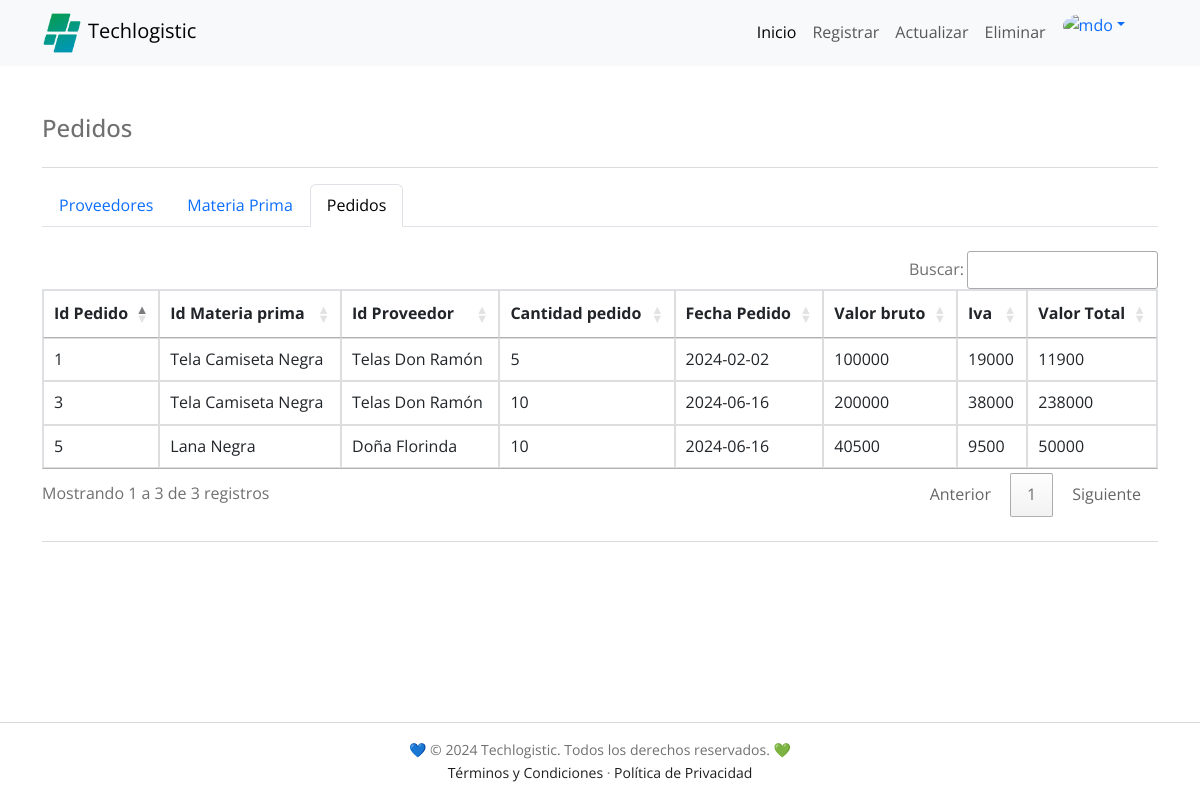
The app's page /dashboard/proveedores/pedidos.php with its own data.
### tables this page shows
CREATE TABLE `pedidos` (
  `id_pedido` int NOT NULL AUTO_INCREMENT,
  `id_materia_prima` int NOT NULL,
  `id_proveedor` int NOT NULL,
  `cantidad_pedido` int NOT NULL,
  `fecha_pedido` date NOT NULL,
  `valor_bruto` float NOT NULL,
  `iva` float NOT NULL,
  `valor_total` float NOT NULL,
  `devolucion` tinyint(1) DEFAULT NULL,
  PRIMARY KEY (`id_pedido`),
  KEY `id_proveedor` (`id_proveedor`),
  KEY `id_materia_prima` (`id_materia_prima`),
  CONSTRAINT `pedido_ibfk_1` FOREIGN KEY (`id_proveedor`) REFERENCES `proveedores` (`id_proveedor`),
  CONSTRAINT `pedido_ibfk_2` FOREIGN KEY (`id_materia_prima`) REFERENCES `materia_prima` (`id_materia_prima`)
);

CREATE TABLE `materia_prima` (
  `id_materia_prima` int NOT NULL AUTO_INCREMENT,
  `id_funcionario` int NOT NULL,
  `color_materia` varchar(20) NOT NULL,
  `precio` float NOT NULL,
  `cantidad_materia` float NOT NULL,
  `descripcion_materia` varchar(40) NOT NULL,
  `categoria_materia_id_categoria` int NOT NULL,
  PRIMARY KEY (`id_materia_prima`),
  KEY `id_funcionario` (`id_funcionario`),
  KEY `fk_materia_prima_categoria_materia1_idx` (`categoria_materia_id_categoria`),
  CONSTRAINT `fk_materia_prima_categoria_materia1` FOREIGN KEY (`categoria_materia_id_categoria`) REFERENCES `categoria_materia` (`id_categoria`),
  CONSTRAINT `materia_prima_ibfk_1` FOREIGN KEY (`id_funcionario`) REFERENCES `funcionario` (`id_funcionario`)
);

CREATE TABLE `proveedores` (
  `id_proveedor` int NOT NULL AUTO_INCREMENT,
  `id_persona` int NOT NULL,
  `nit` varchar(20) NOT NULL,
  `razon_social` varchar(60) NOT NULL,
  PRIMARY KEY (`id_proveedor`),
  KEY `id_persona` (`id_persona`),
  CONSTRAINT `proveedor_ibfk_1` FOREIGN KEY (`id_persona`) REFERENCES `personas` (`id_persona`)
);

### dashboard/proveedores/pedidos.php (the view, shortened to what this page needs)
<!DOCTYPE html>
<html lang="es">
<head>
    <link href='https://unpkg.com/boxicons@2.0.7/css/boxicons.min.css' rel='stylesheet'>
    <link href="https://cdn.jsdelivr.net/npm/bootstrap@5.3.0/dist/css/bootstrap.min.css" rel="stylesheet">
    <link rel="stylesheet" href="../../HTML/styles/techlogistic.css">
    <link rel="stylesheet" type="text/css" href="https://cdn.datatables.net/1.11.5/css/jquery.dataTables.css">
    <link rel="stylesheet" type="text/css" href="https://cdn.datatables.net/buttons/2.0.1/css/buttons.dataTables.min.css">
</head>
<body class="vh-100">
    <nav class="navbar navbar-expand-lg bg-body-tertiary">
        <div class="container">
            <a href="../../PHP/indexdash.php" class="navbar-brand" title="Techlogistic"><img src="../../IMAGES/favicon.png" alt="" class="navigation__image">Techlogistic</a>
            <div class="collapse navbar-collapse" id="navbarNavDropdown">
                <ul class="navbar-nav ms-auto me-4 mb-2 mb-lg-0">
                    <li class="nav-item">
                        <a class="nav-link active" aria-current="page" href="pedidos.php">Inicio</a>
                    </li>
                    <li class="nav-item">
                        <a class="nav-link" aria-current="page" href="./registrarPedido.php">Registrar</a>
                    </li>
                    <li class="nav-item">
                        <a class="nav-link" aria-current="page" href="./pedidosActualizacion.php">Actualizar</a>
                    </li>
                    <li class="nav-item">
                        <a class="nav-link" aria-current="page" href="./pedidosEliminar.php">Eliminar</a>
                    </li>
                    <li class="nav-item dropdown">
                        <div class="dropdown" role="group">
                            <a class="dropdown-toggle dropdown-toggle-split" data-bs-toggle="dropdown" aria-expanded="false">
                                <img src="https://higinnamora.github.io/techlogistic/images/profile/profile.png" alt="mdo" class="rounded-circle" width="38" height="38" />
                            </a>
                        </div>
                    </li>
                </ul>
            </div>
        </div>
    </nav>
    <main class="container my-5 h-100">
        <div class="d-flex flex-column flex-md-row justify-content-between">
            <h4 class="text-md-start text-left">Pedidos</h4>
        </div>
        <hr>
        <ul class="nav nav-tabs mb-4">
            <li class="nav-item">
                <a class="nav-link" aria-current="page" href="indexproveedores.php">Proveedores</a>
            </li>
            <li class="nav-item">
                <a class="nav-link" href="materiaPrima.php">Materia Prima</a>
            </li>
            <li class="nav-item">
                <a class="nav-link  active" aria-current="page" href="#">Pedidos</a>
            </li>
        </ul>
        <div class="table-responsive">
            <?php
            include_once "../../PHP/conexion_a_la_DB.php";
            $sql = "SELECT
                        pedidos.id_pedido,
                        pedidos.fecha_pedido,
                        materia_prima.descripcion_materia AS id_materia_prima,
                        proveedores.razon_social AS id_proveedor,
                        pedidos.cantidad_pedido,
                        pedidos.valor_bruto,
                        pedidos.iva,
                        pedidos.valor_total
                    FROM
                        pedidos
                        JOIN materia_prima ON pedidos.id_materia_prima = materia_prima.id_materia_prima
                        JOIN proveedores ON pedidos.id_proveedor = proveedores.id_proveedor;";
            echo '<table id="pedidos" class="table">
            <thead>
                <tr>
                    <th scope="scope" >Id Pedido</th>
                    <th scope="scope" >Id Materia prima</th>
                    <th scope="scope" >Id Proveedor</th>
                    <th scope="scope" >Cantidad pedido</th>
                    <th scope="scope" >Fecha Pedido</th>
                    <th scope="scope" >Valor bruto</th>
                    <th scope="scope" >Iva</th>
                    <th scope="scope" >Valor Total</th>
                </tr>
            </thead>
            <tbody>';
            if ($rta = $conexion->query($sql)) {
                while ($row = $rta->fetch_assoc()) {
                    $idPedido = $row["id_pedido"];
                    $IdMateria = $row["id_materia_prima"];
                    $idProveedor = $row["id_proveedor"];
                    $cantidad = $row["cantidad_pedido"];
                    $fecha = $row["fecha_pedido"];
                    $valorBruto = $row["valor_bruto"];
                    $iva = $row["iva"];
                    $valor_total = $row["valor_total"];
                    echo "
            <tr>
                <td>$idPedido</td>
                <td>$IdMateria</td>
                <td>$idProveedor</td>
                <td>$cantidad</td>
                <td>$fecha</td>
                <td>$valorBruto</td>
                <td>$iva</td>
                <td>$valor_total</td>
            </tr>";
                }
                echo "</tbody></table>\n";
            }
            ?>
        </div>
        <hr class="my-4">
    </main><br><br>
    <br><br>
    <footer>
        <div class="copyright">
            <div class="bd-container">
                <p>💙 © 2024 Techlogistic. Todos los derechos reservados. 💚</p>
                <p><a href="../../HTML/terminos-y-condiciones.html">Términos y Condiciones</a> · <a href="../../HTML/politica-de-privacidad.html">Política de Privacidad</a></p>
            </div>
        </div>
    </footer>
</body>
</html>

### HTML/styles/techlogistic.css (style rules this page uses)
:root { --header-height: 3rem; --first-color: #017260; --first-color-alt: #167C38; --secondary-color: #0097b2; --title-color: #393939; --text-color: #707070; --text-color-light: #A6A6A6; --body-color: #FFFFFF; --container-color: #FFFFFF; --black-color-001: #1E1E1E; --gray-color-001: #D9D9D9; --text-color-001: #242B55; --text-color-002: #fafafa; --body-font: 'Open Sans', sans-serif; --biggest-font-size: 2.25rem; --h1-font-size: 1.5rem; --h2-font-size: 1.25rem; --h3-font-size: 1rem; --normal-font-size: .938rem; --small-font-size: .813rem; --smaller-font-size: .75rem; --font-medium: 500; --font-semi-bold: 600; --m-1: .5rem; --m-2: 1rem; --m-3: 1.5rem; --m-4: 2rem; --m-5: 2.5rem; --m-6: 3rem; --z-tooltip: 10; --z-fixed: 100; }
@media screen and (min-width: 768px) { :root { --biggest-font-size: 4rem; --h1-font-size: 2.25rem; --h2-font-size: 1.5rem; --h3-font-size: 1.25rem; --normal-font-size: 1rem; --small-font-size: .875rem; --smaller-font-size: .813rem; } }
*,::before,::after { box-sizing: border-box; }
html { height: 100%; }
html, body { scroll-behavior: smooth; }
body { background-color: var(--body-color); color: var(--text-color); display: flex; flex-direction: column; font-family: var(--body-font); font-size: var(--normal-font-size); line-height: 1.6; margin: var(--header-height) 0 0 0; width: 100%; }
h1, h2, h3, p, ul { margin: 0; }
a { text-decoration: none; }
img { height: auto; max-width: 100%; }
.mb-2 { margin-bottom: var(--m-2); }
.bd-container { margin-left: var(--m-2); margin-right: var(--m-2); max-width: 960px; width: calc(100% - 2rem); }
.navigation__image { width: 40px; margin-right: 6px; }
.copyright { text-align: center; padding: 16px 0; border-top: 1px solid var(--gray-color-001); margin-top: auto; }
.copyright p { font-size: 14px; color: var(--text-color); }
.copyright p a { color: var(--black-color-001); }
@media screen and (min-width: 768px) { body { margin: 0; } }
@media screen and (min-width: 992px) { .bd-container { margin-left: auto; margin-right: auto; } }
table { width: 100%; border-collapse: collapse; margin-top: 20px; }
table, th, td { border: 1px solid #ddd; }
th, td { padding: 12px; text-align: left; }
th { background-color: #f2f2f2; }
tr:nth-child(even) { background-color: #f9f9f9; }

### records on screen
pedidos: id_pedido "1", id_materia_prima.descripcion_materia "Tela Camiseta Negra", id_proveedor.razon_social "Telas Don Ramón", cantidad_pedido "5", fecha_pedido "2024-02-02", valor_bruto "100000", iva "19000", valor_total "11900"
pedidos: id_pedido "3", id_materia_prima.descripcion_materia "Tela Camiseta Negra", id_proveedor.razon_social "Telas Don Ramón", cantidad_pedido "10", fecha_pedido "2024-06-16", valor_bruto "200000", iva "38000", valor_total "238000"
pedidos: id_pedido "5", id_materia_prima.descripcion_materia "Lana Negra", id_proveedor.razon_social "Doña Florinda", cantidad_pedido "10", fecha_pedido "2024-06-16", valor_bruto "40500", iva "9500", valor_total "50000"
